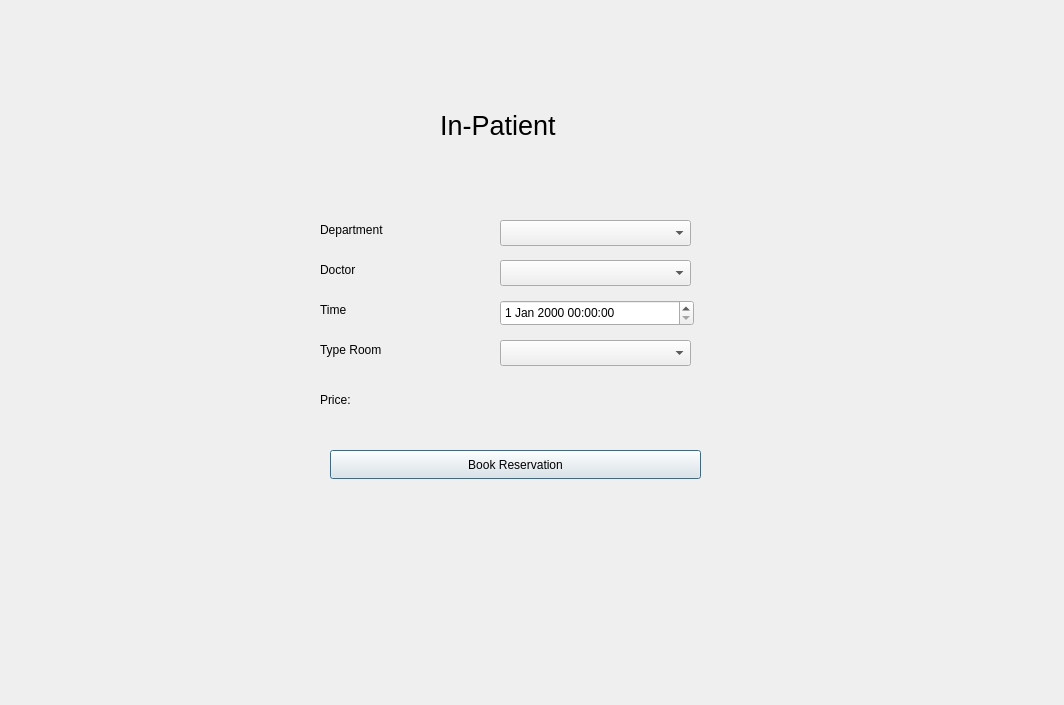
<?xml version="1.0" encoding="UTF-8"?>
<ui version="4.0">
 <class>Inpatient</class>
 <widget class="QDialog" name="Inpatient">
  <property name="geometry">
   <rect>
    <x>0</x>
    <y>0</y>
    <width>1064</width>
    <height>705</height>
   </rect>
  </property>
  <property name="windowTitle">
   <string>Dialog</string>
  </property>
  <widget class="QLabel" name="label">
   <property name="geometry">
    <rect>
     <x>320</x>
     <y>220</y>
     <width>91</width>
     <height>20</height>
    </rect>
   </property>
   <property name="text">
    <string>Department</string>
   </property>
  </widget>
  <widget class="QLabel" name="label_2">
   <property name="geometry">
    <rect>
     <x>320</x>
     <y>260</y>
     <width>63</width>
     <height>20</height>
    </rect>
   </property>
   <property name="text">
    <string>Doctor</string>
   </property>
  </widget>
  <widget class="QLabel" name="label_3">
   <property name="geometry">
    <rect>
     <x>320</x>
     <y>300</y>
     <width>63</width>
     <height>20</height>
    </rect>
   </property>
   <property name="text">
    <string>Time</string>
   </property>
  </widget>
  <widget class="QLabel" name="label_4">
   <property name="geometry">
    <rect>
     <x>320</x>
     <y>340</y>
     <width>91</width>
     <height>20</height>
    </rect>
   </property>
   <property name="text">
    <string>Type Room</string>
   </property>
  </widget>
  <widget class="QComboBox" name="comboBox_InDepartment">
   <property name="geometry">
    <rect>
     <x>500</x>
     <y>220</y>
     <width>191</width>
     <height>26</height>
    </rect>
   </property>
  </widget>
  <widget class="QComboBox" name="comboBox_InDoctor">
   <property name="geometry">
    <rect>
     <x>500</x>
     <y>260</y>
     <width>191</width>
     <height>26</height>
    </rect>
   </property>
  </widget>
  <widget class="QComboBox" name="comboBox_InRoomType">
   <property name="geometry">
    <rect>
     <x>500</x>
     <y>340</y>
     <width>191</width>
     <height>26</height>
    </rect>
   </property>
  </widget>
  <widget class="QDateTimeEdit" name="dateTimeEdit">
   <property name="geometry">
    <rect>
     <x>500</x>
     <y>300</y>
     <width>194</width>
     <height>26</height>
    </rect>
   </property>
  </widget>
  <widget class="QPushButton" name="pushButton_InBook">
   <property name="geometry">
    <rect>
     <x>330</x>
     <y>450</y>
     <width>371</width>
     <height>29</height>
    </rect>
   </property>
   <property name="text">
    <string>Book Reservation</string>
   </property>
  </widget>
  <widget class="QLabel" name="label_5">
   <property name="geometry">
    <rect>
     <x>490</x>
     <y>390</y>
     <width>161</width>
     <height>20</height>
    </rect>
   </property>
   <property name="text">
    <string/>
   </property>
  </widget>
  <widget class="QLabel" name="label_6">
   <property name="geometry">
    <rect>
     <x>320</x>
     <y>390</y>
     <width>63</width>
     <height>20</height>
    </rect>
   </property>
   <property name="text">
    <string>Price:</string>
   </property>
  </widget>
  <widget class="QLabel" name="label_7">
   <property name="geometry">
    <rect>
     <x>440</x>
     <y>90</y>
     <width>161</width>
     <height>71</height>
    </rect>
   </property>
   <property name="font">
    <font>
     <pointsize>20</pointsize>
    </font>
   </property>
   <property name="text">
    <string>In-Patient</string>
   </property>
  </widget>
 </widget>
 <resources/>
 <connections/>
</ui>
